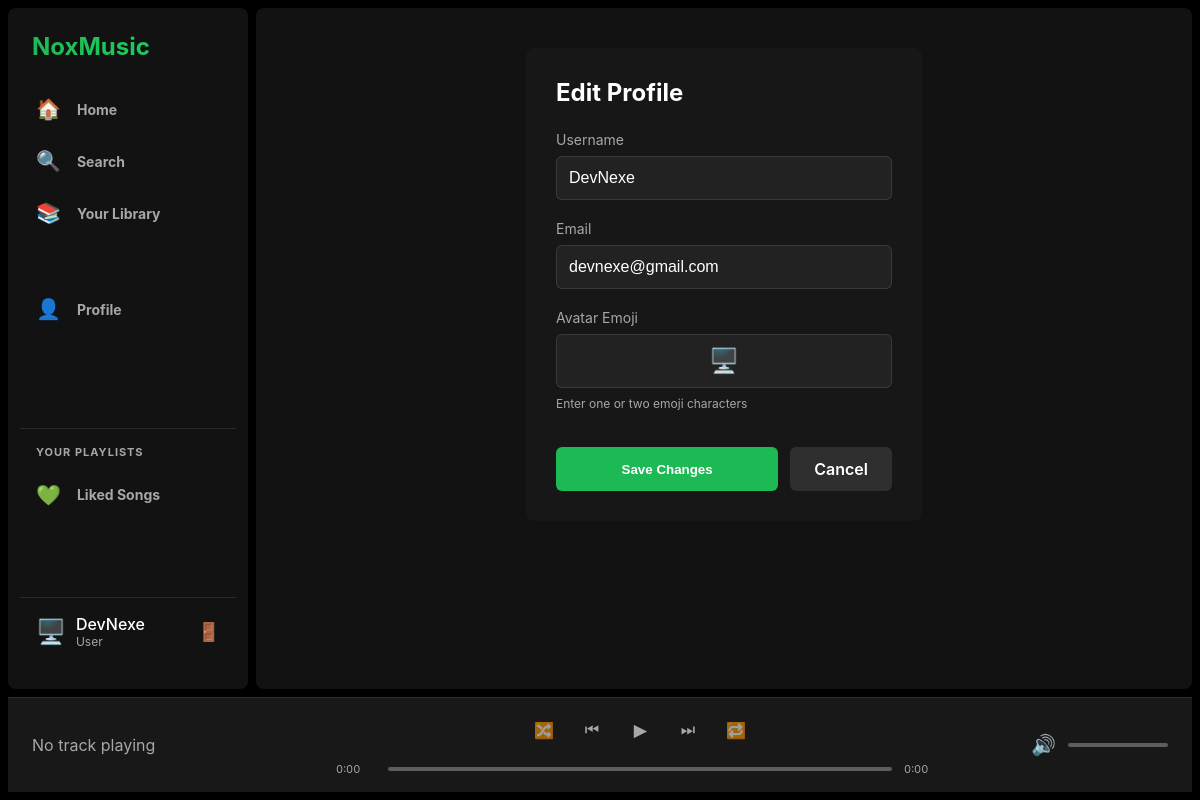
The app's page /auth/profile/edit (signed in) with its own data.
### app/models.py (models this page shows, shortened)
class User(db.Model):
    __tablename__ = "users"
    id = db.Column(db.Integer, primary_key=True)
    username = db.Column(db.String(100), unique=True, nullable=False)
    email = db.Column(db.String(255), unique=True, nullable=True)
    avatar = db.Column(db.String(8), default="👤")
    is_admin = db.Column(db.Boolean, default=False)
    created_at = db.Column(db.DateTime, default=datetime.utcnow)
    playlists = db.relationship('Playlist', back_populates='user', cascade='all, delete-orphan')
    listening_history = db.relationship('ListeningHistory', back_populates='user', cascade='all, delete-orphan')
    liked_tracks = db.relationship('LikedTrack', back_populates='user', cascade='all, delete-orphan')

### app/auth.py (the view, shortened to what this page needs)
@auth_bp.route("/profile/edit", methods=["GET", "POST"])
@require_login
def profile_edit():
    user_id = session.get("user_id")
    user = User.query.get_or_404(user_id)
    return render_template("profile_edit.html", user=user)

### app/auth.py (called while the page is built)
def require_login(func):
    @wraps(func)
    def wrapper(*args, **kwargs):
        user_id = session.get("user_id")
        if not user_id:
            if request.is_json or request.headers.get("Accept", "").startswith("application/json"):
                return jsonify({"error": "login_required"}), 401
            flash("Please log in to continue", "error")
            return redirect(url_for("auth.login", next=request.path))
        return func(*args, **kwargs)
    return wrapper

@auth_bp.app_context_processor
def inject_user():
    user_id = session.get("user_id")
    if user_id:
        user = User.query.get(user_id)
        return {"current_user": user}
    return {"current_user": None}

### templates/profile_edit.html
{% extends "base.html" %}
{% block content %}
<div style="max-width: 500px; margin: 40px auto; padding: 30px; background: rgba(255,255,255,0.02); border-radius: 8px;">
  <h2 style="margin-bottom: 24px;">Edit Profile</h2>
  <form method="post" style="display: flex; flex-direction: column; gap: 20px;">
    <div>
      <label style="display: block; margin-bottom: 8px; color: var(--muted); font-size: 14px;">Username</label>
      <input type="text" name="username" value="{{ user.username }}" required
             style="width: 100%; padding: 12px; border-radius: 6px; border: 1px solid rgba(255,255,255,0.1); background: rgba(255,255,255,0.05); color: #fff; font-size: 16px;">
    </div>
    <div>
      <label style="display: block; margin-bottom: 8px; color: var(--muted); font-size: 14px;">Email</label>
      <input type="email" name="email" value="{{ user.email or '' }}"
             style="width: 100%; padding: 12px; border-radius: 6px; border: 1px solid rgba(255,255,255,0.1); background: rgba(255,255,255,0.05); color: #fff; font-size: 16px;">
    </div>
    <div>
      <label style="display: block; margin-bottom: 8px; color: var(--muted); font-size: 14px;">Avatar Emoji</label>
      <input type="text" name="avatar" value="{{ user.avatar }}" maxlength="2"
             style="width: 100%; padding: 12px; border-radius: 6px; border: 1px solid rgba(255,255,255,0.1); background: rgba(255,255,255,0.05); color: #fff; font-size: 24px; text-align: center;">
      <div style="margin-top: 8px; color: var(--muted); font-size: 12px;">
        Enter one or two emoji characters
      </div>
    </div>
    <div style="display: flex; gap: 12px; margin-top: 16px;">
      <button type="submit" style="padding: 12px 24px; background: var(--accent); border: none; border-radius: 6px; color: white; font-weight: 600; cursor: pointer; flex: 1;">
        Save Changes
      </button>
      <a href="{{ url_for('auth.profile') }}" style="padding: 12px 24px; background: rgba(255,255,255,0.1); border-radius: 6px; color: white; text-decoration: none; font-weight: 600; text-align: center;">
        Cancel
      </a>
    </div>
  </form>
</div>
{% endblock %}

### templates/base.html (shortened to what this page needs)
<!doctype html>
<html lang="en">
<head>
  <link rel="stylesheet" href="{{ url_for('static', filename='style.css') }}">
</head>
<body>
  <div class="app">
    <aside class="sidebar">
      <div class="brand">NoxMusic</div>
      <nav class="nav">
        <a href="{{ url_for('main.index') }}" class="nav-btn {% if request.endpoint == 'main.index' %}active{% endif %}">
          <span style="font-size:20px">🏠</span>
          <span>Home</span>
        </a>
        <a href="{{ url_for('main.search_page') }}" class="nav-btn {% if request.endpoint == 'main.search_page' %}active{% endif %}">
          <span style="font-size:20px">🔍</span>
          <span>Search</span>
        </a>
        <a href="{{ url_for('main.library_page') }}" class="nav-btn {% if request.endpoint == 'main.library_page' %}active{% endif %}">
          <span style="font-size:20px">📚</span>
          <span>Your Library</span>
        </a>
      </nav>
      <nav class="nav" style="margin-top:24px">
        <a href="{{ url_for('auth.profile') }}" class="nav-btn">
          <span style="font-size:20px">👤</span>
          <span>Profile</span>
        </a>
      </nav>
      <div class="playlists">
        <div class="h">Your Playlists</div>
        <div id="playlist-list">
          <a href="{{ url_for('main.liked_songs_page') }}" class="nav-btn" style="display: flex; align-items: center; gap: 16px; padding: 12px 16px; border-radius: 8px; color: var(--muted); text-decoration: none;">
            <span style="font-size:20px">💚</span>
            <span>Liked Songs</span>
          </a>
        </div>
      </div>
      <div class="user-info" style="margin-top:auto;padding:16px;border-top:1px solid rgba(255,255,255,0.1)">
        {% if current_user %}
          <div style="display:flex;align-items:center;gap:10px">
            <div style="font-size:24px">{{ current_user.avatar }}</div>
            <div style="flex:1">
              <div style="font-weight:500">{{ current_user.username }}</div>
              <div style="font-size:12px;color:var(--muted)">
                {% if current_user.is_admin %}👑 Admin{% else %}User{% endif %}
              </div>
            </div>
            <a href="{{ url_for('auth.logout') }}" style="color:var(--muted);font-size:18px" title="Logout">🚪</a>
          </div>
        {% endif %}
      </div>
    </aside>
    <main class="main">
      {% block content %}{% endblock %}
    </main>
    <footer class="player">
      <div class="player-left">
        <div id="now-playing">No track playing</div>
      </div>
      <div class="player-center">
        <div class="controls">
          <button id="shuffle-btn" style="opacity:0.6" title="Shuffle">🔀</button>
          <button id="prev-btn" title="Previous">⏮</button>
          <button id="play-btn" class="play" title="Play">▶</button>
          <button id="next-btn" title="Next">⏭</button>
          <button id="repeat-btn" style="opacity:0.6" title="Repeat">🔁</button>
        </div>
        <div class="seek">
          <span id="time-current">0:00</span>
          <div id="progress-bar" class="progress-bar">
          </div>
          <span id="time-duration">0:00</span>
        </div>
      </div>
      <div class="player-right">
        <button id="mute-btn" style="background:none;border:none;color:var(--muted);cursor:pointer;font-size:20px" title="Mute">🔊</button>
        <input id="volume" type="range" min="0" max="1" step="0.01" value="0.7" title="Volume" />
      </div>
    </footer>
  </div>
</body>
</html>

### static/style.css (style rules this page uses)
:root { --bg: #000000; --panel: #121212; --elevated: #1a1a1a; --muted: #a7a7a7; --accent: #1db954; --white: #ffffff; --border: rgba(255, 255, 255, 0.1); }
* { box-sizing: border-box; margin: 0; padding: 0; text-decoration: none; }
body, html { height: 100%; font-family: -apple-system, BlinkMacSystemFont, 'Segoe UI', Roboto, Oxygen, Ubuntu, Cantarell, sans-serif; background: var(--bg); color: var(--white); overflow: hidden; }
.app { display: grid; grid-template-columns: 240px 1fr; grid-template-rows: 1fr auto; height: 100vh; gap: 8px; padding: 8px; }
.sidebar { background: var(--panel); border-radius: 8px; padding: 24px 12px; display: flex; flex-direction: column; overflow-y: auto; gap: 8px; }
.brand { font-weight: 700; font-size: 24px; margin-bottom: 16px; padding: 0 12px; background: linear-gradient(90deg, #1db954, #1ed760); -webkit-background-clip: text; background-clip: text; color: transparent; }
.nav { display: flex; flex-direction: column; gap: 4px; margin-bottom: 16px; }
.nav-btn { background: none; border: none; color: var(--muted); text-align: left; padding: 12px 16px; border-radius: 8px; cursor: pointer; font-size: 14px; font-weight: 700; transition: all 0.2s; display: flex; align-items: center; gap: 16px; }
.playlists { margin-top: auto; padding-top: 16px; border-top: 1px solid var(--border); }
.playlists .h { font-size: 11px; color: var(--muted); margin-bottom: 12px; padding: 0 16px; text-transform: uppercase; letter-spacing: 1px; font-weight: 700; }
.main { display: flex; flex-direction: column; background: var(--panel); border-radius: 8px; overflow: hidden; }
.player { grid-column: 1 / -1; display: flex; align-items: center; justify-content: space-between; padding: 16px 24px; background: #181818; border-top: 1px solid var(--border); position: sticky; bottom: 0; gap: 24px; }
.player-left { display: flex; gap: 16px; min-width: 280px; align-items: center; }
.player-center { flex: 1; max-width: 722px; display: flex; flex-direction: column; align-items: center; gap: 8px; }
.controls { display: flex; gap: 16px; align-items: center; margin-bottom: 8px; }
.controls button { background: none; border: none; color: var(--muted); cursor: pointer; font-size: 16px; padding: 0; transition: all 0.2s; width: 32px; height: 32px; display: flex; align-items: center; justify-content: center; }
.play { width: 32px; height: 32px; border-radius: 50%; background: var(--white); color: var(--bg); font-weight: 700; display: flex; align-items: center; justify-content: center; transition: transform 0.2s; font-size: 14px; }
.seek { display: flex; gap: 12px; align-items: center; width: 100%; }
.seek span { font-size: 11px; color: var(--muted); min-width: 40px; font-variant-numeric: tabular-nums; }
.progress-bar { height: 4px; background: rgba(255, 255, 255, 0.3); flex: 1; border-radius: 2px; position: relative; cursor: pointer; transition: height 0.2s; }
.player-right { display: flex; gap: 12px; align-items: center; min-width: 200px; justify-content: flex-end; }
input[type="range"] { cursor: pointer; -webkit-appearance: none; background: rgba(255, 255, 255, 0.3); height: 4px; border-radius: 2px; outline: none; width: 100px; }

### records on screen
User: avatar "🖥️", username "DevNexe", email "devnexe@gmail.com"
